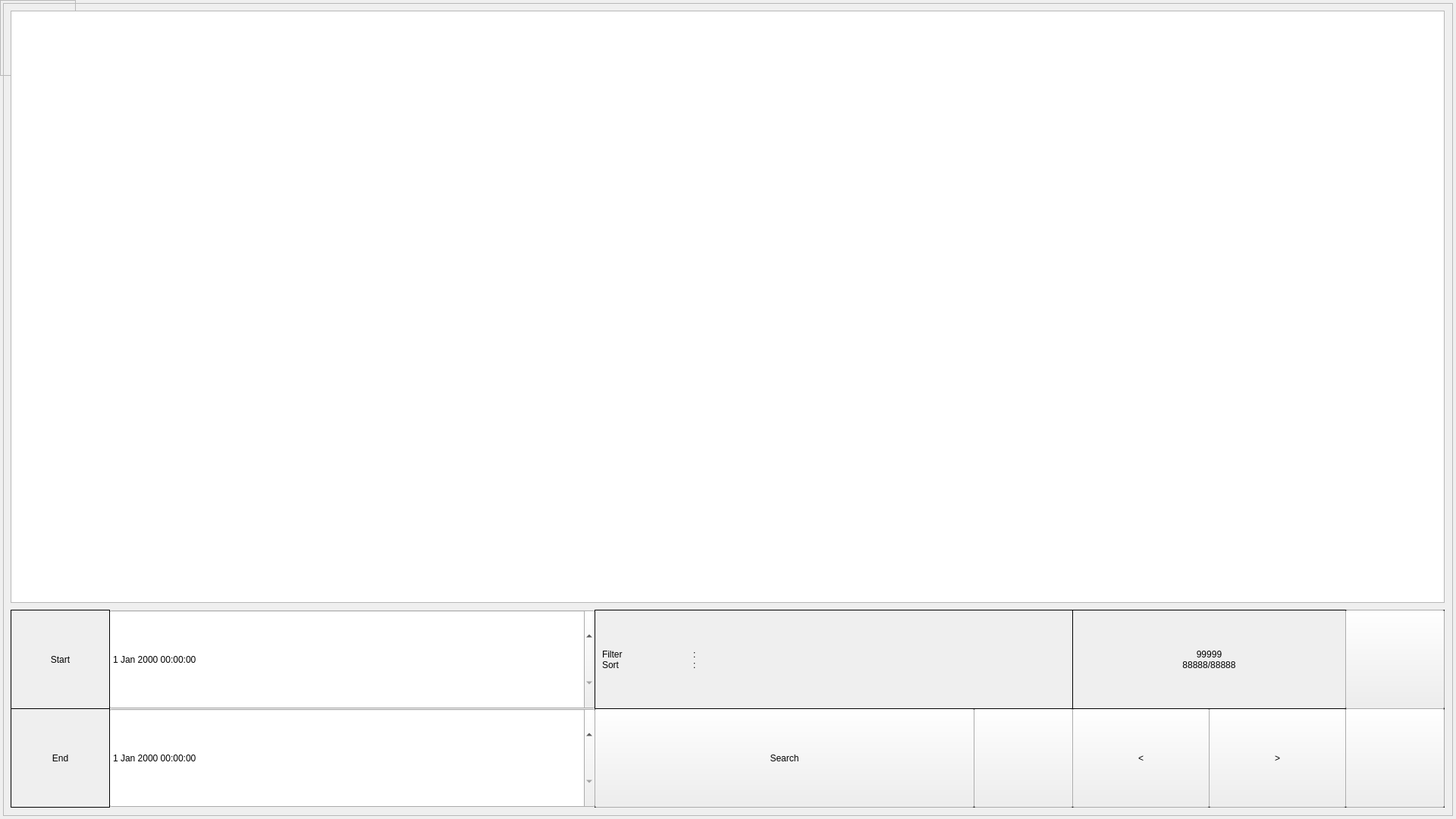
<?xml version="1.0" encoding="UTF-8"?>
<ui version="4.0">
 <class>SystemLogPage1080p</class>
 <widget class="QWidget" name="SystemLogPage1080p">
  <property name="geometry">
   <rect>
    <x>0</x>
    <y>0</y>
    <width>1920</width>
    <height>1080</height>
   </rect>
  </property>
  <property name="windowTitle">
   <string>Dialog</string>
  </property>
  <widget class="QFrame" name="frame">
   <property name="geometry">
    <rect>
     <x>4</x>
     <y>4</y>
     <width>1912</width>
     <height>1072</height>
    </rect>
   </property>
   <property name="frameShape">
    <enum>QFrame::StyledPanel</enum>
   </property>
   <property name="frameShadow">
    <enum>QFrame::Raised</enum>
   </property>
   <widget class="QTreeView" name="systemLogView">
    <property name="geometry">
     <rect>
      <x>10</x>
      <y>10</y>
      <width>1891</width>
      <height>781</height>
     </rect>
    </property>
    <property name="focusPolicy">
     <enum>Qt::NoFocus</enum>
    </property>
    <property name="autoScroll">
     <bool>false</bool>
    </property>
    <property name="autoScrollMargin">
     <number>0</number>
    </property>
   </widget>
   <widget class="QPushButton" name="buttonPageDn">
    <property name="geometry">
     <rect>
      <x>1410</x>
      <y>930</y>
      <width>181</width>
      <height>131</height>
     </rect>
    </property>
    <property name="text">
     <string>&lt;</string>
    </property>
   </widget>
   <widget class="QPushButton" name="buttonPageUp">
    <property name="geometry">
     <rect>
      <x>1590</x>
      <y>930</y>
      <width>181</width>
      <height>131</height>
     </rect>
    </property>
    <property name="text">
     <string>&gt;</string>
    </property>
   </widget>
   <widget class="QLabel" name="labelPage">
    <property name="geometry">
     <rect>
      <x>1410</x>
      <y>800</y>
      <width>361</width>
      <height>131</height>
     </rect>
    </property>
    <property name="frameShape">
     <enum>QFrame::Box</enum>
    </property>
    <property name="text">
     <string>99999
88888/88888</string>
    </property>
    <property name="alignment">
     <set>Qt::AlignCenter</set>
    </property>
   </widget>
   <widget class="QPushButton" name="buttonSearch">
    <property name="geometry">
     <rect>
      <x>780</x>
      <y>930</y>
      <width>501</width>
      <height>131</height>
     </rect>
    </property>
    <property name="text">
     <string>Search</string>
    </property>
   </widget>
   <widget class="QPushButton" name="buttonPrevious">
    <property name="geometry">
     <rect>
      <x>1770</x>
      <y>800</y>
      <width>131</width>
      <height>131</height>
     </rect>
    </property>
    <property name="text">
     <string/>
    </property>
   </widget>
   <widget class="QPushButton" name="buttonClose">
    <property name="geometry">
     <rect>
      <x>1770</x>
      <y>930</y>
      <width>131</width>
      <height>131</height>
     </rect>
    </property>
    <property name="text">
     <string/>
    </property>
   </widget>
   <widget class="QPushButton" name="buttonFunction">
    <property name="geometry">
     <rect>
      <x>1280</x>
      <y>930</y>
      <width>131</width>
      <height>131</height>
     </rect>
    </property>
    <property name="text">
     <string/>
    </property>
   </widget>
   <widget class="QDateTimeEdit" name="searchStartTime">
    <property name="geometry">
     <rect>
      <x>140</x>
      <y>800</y>
      <width>641</width>
      <height>131</height>
     </rect>
    </property>
    <property name="focusPolicy">
     <enum>Qt::WheelFocus</enum>
    </property>
   </widget>
   <widget class="QDateTimeEdit" name="searchEndTime">
    <property name="geometry">
     <rect>
      <x>140</x>
      <y>930</y>
      <width>641</width>
      <height>131</height>
     </rect>
    </property>
    <property name="focusPolicy">
     <enum>Qt::WheelFocus</enum>
    </property>
   </widget>
   <widget class="QLabel" name="labelStart">
    <property name="geometry">
     <rect>
      <x>10</x>
      <y>800</y>
      <width>131</width>
      <height>131</height>
     </rect>
    </property>
    <property name="frameShape">
     <enum>QFrame::Box</enum>
    </property>
    <property name="text">
     <string>Start</string>
    </property>
    <property name="alignment">
     <set>Qt::AlignCenter</set>
    </property>
   </widget>
   <widget class="QLabel" name="labelEnd">
    <property name="geometry">
     <rect>
      <x>10</x>
      <y>930</y>
      <width>131</width>
      <height>131</height>
     </rect>
    </property>
    <property name="frameShape">
     <enum>QFrame::Box</enum>
    </property>
    <property name="text">
     <string>End</string>
    </property>
    <property name="alignment">
     <set>Qt::AlignCenter</set>
    </property>
   </widget>
   <widget class="QLabel" name="labelFilter1">
    <property name="geometry">
     <rect>
      <x>790</x>
      <y>800</y>
      <width>121</width>
      <height>131</height>
     </rect>
    </property>
    <property name="frameShape">
     <enum>QFrame::NoFrame</enum>
    </property>
    <property name="text">
     <string>Filter
Sort</string>
    </property>
   </widget>
   <widget class="QLabel" name="labelPrevious">
    <property name="geometry">
     <rect>
      <x>1770</x>
      <y>800</y>
      <width>131</width>
      <height>131</height>
     </rect>
    </property>
    <property name="frameShape">
     <enum>QFrame::Box</enum>
    </property>
    <property name="text">
     <string/>
    </property>
   </widget>
   <widget class="QLabel" name="labelSerarch">
    <property name="geometry">
     <rect>
      <x>780</x>
      <y>930</y>
      <width>501</width>
      <height>131</height>
     </rect>
    </property>
    <property name="frameShape">
     <enum>QFrame::Box</enum>
    </property>
    <property name="text">
     <string/>
    </property>
   </widget>
   <widget class="QLabel" name="labelFunction">
    <property name="geometry">
     <rect>
      <x>1280</x>
      <y>930</y>
      <width>131</width>
      <height>131</height>
     </rect>
    </property>
    <property name="frameShape">
     <enum>QFrame::Box</enum>
    </property>
    <property name="text">
     <string/>
    </property>
   </widget>
   <widget class="QLabel" name="labelPageDn">
    <property name="geometry">
     <rect>
      <x>1410</x>
      <y>930</y>
      <width>181</width>
      <height>131</height>
     </rect>
    </property>
    <property name="frameShape">
     <enum>QFrame::Box</enum>
    </property>
    <property name="text">
     <string/>
    </property>
   </widget>
   <widget class="QLabel" name="labelPageUp">
    <property name="geometry">
     <rect>
      <x>1590</x>
      <y>930</y>
      <width>181</width>
      <height>131</height>
     </rect>
    </property>
    <property name="frameShape">
     <enum>QFrame::Box</enum>
    </property>
    <property name="text">
     <string/>
    </property>
   </widget>
   <widget class="QLabel" name="labelClose">
    <property name="geometry">
     <rect>
      <x>1770</x>
      <y>930</y>
      <width>131</width>
      <height>131</height>
     </rect>
    </property>
    <property name="frameShape">
     <enum>QFrame::Box</enum>
    </property>
    <property name="text">
     <string/>
    </property>
   </widget>
   <widget class="QLabel" name="labelFilter4">
    <property name="geometry">
     <rect>
      <x>780</x>
      <y>800</y>
      <width>631</width>
      <height>131</height>
     </rect>
    </property>
    <property name="frameShape">
     <enum>QFrame::Box</enum>
    </property>
    <property name="text">
     <string/>
    </property>
   </widget>
   <widget class="QLabel" name="labelFilter3">
    <property name="geometry">
     <rect>
      <x>910</x>
      <y>800</y>
      <width>51</width>
      <height>131</height>
     </rect>
    </property>
    <property name="text">
     <string>:
:</string>
    </property>
   </widget>
   <widget class="QLabel" name="labelFilter2">
    <property name="geometry">
     <rect>
      <x>960</x>
      <y>800</y>
      <width>451</width>
      <height>131</height>
     </rect>
    </property>
    <property name="text">
     <string/>
    </property>
   </widget>
   <zorder>searchStartTime</zorder>
   <zorder>searchEndTime</zorder>
   <zorder>labelClose</zorder>
   <zorder>labelPageDn</zorder>
   <zorder>labelPageUp</zorder>
   <zorder>labelFunction</zorder>
   <zorder>buttonFunction</zorder>
   <zorder>labelSerarch</zorder>
   <zorder>labelPrevious</zorder>
   <zorder>systemLogView</zorder>
   <zorder>buttonPageDn</zorder>
   <zorder>buttonPageUp</zorder>
   <zorder>labelPage</zorder>
   <zorder>buttonSearch</zorder>
   <zorder>buttonPrevious</zorder>
   <zorder>buttonClose</zorder>
   <zorder>labelStart</zorder>
   <zorder>labelEnd</zorder>
   <zorder>labelFilter1</zorder>
   <zorder>labelFilter3</zorder>
   <zorder>labelFilter2</zorder>
   <zorder>labelFilter4</zorder>
  </widget>
  <widget class="QFrame" name="maskFrame">
   <property name="geometry">
    <rect>
     <x>0</x>
     <y>0</y>
     <width>100</width>
     <height>100</height>
    </rect>
   </property>
   <property name="frameShape">
    <enum>QFrame::StyledPanel</enum>
   </property>
   <property name="frameShadow">
    <enum>QFrame::Raised</enum>
   </property>
  </widget>
  <zorder>maskFrame</zorder>
  <zorder>frame</zorder>
 </widget>
 <resources/>
 <connections/>
</ui>
